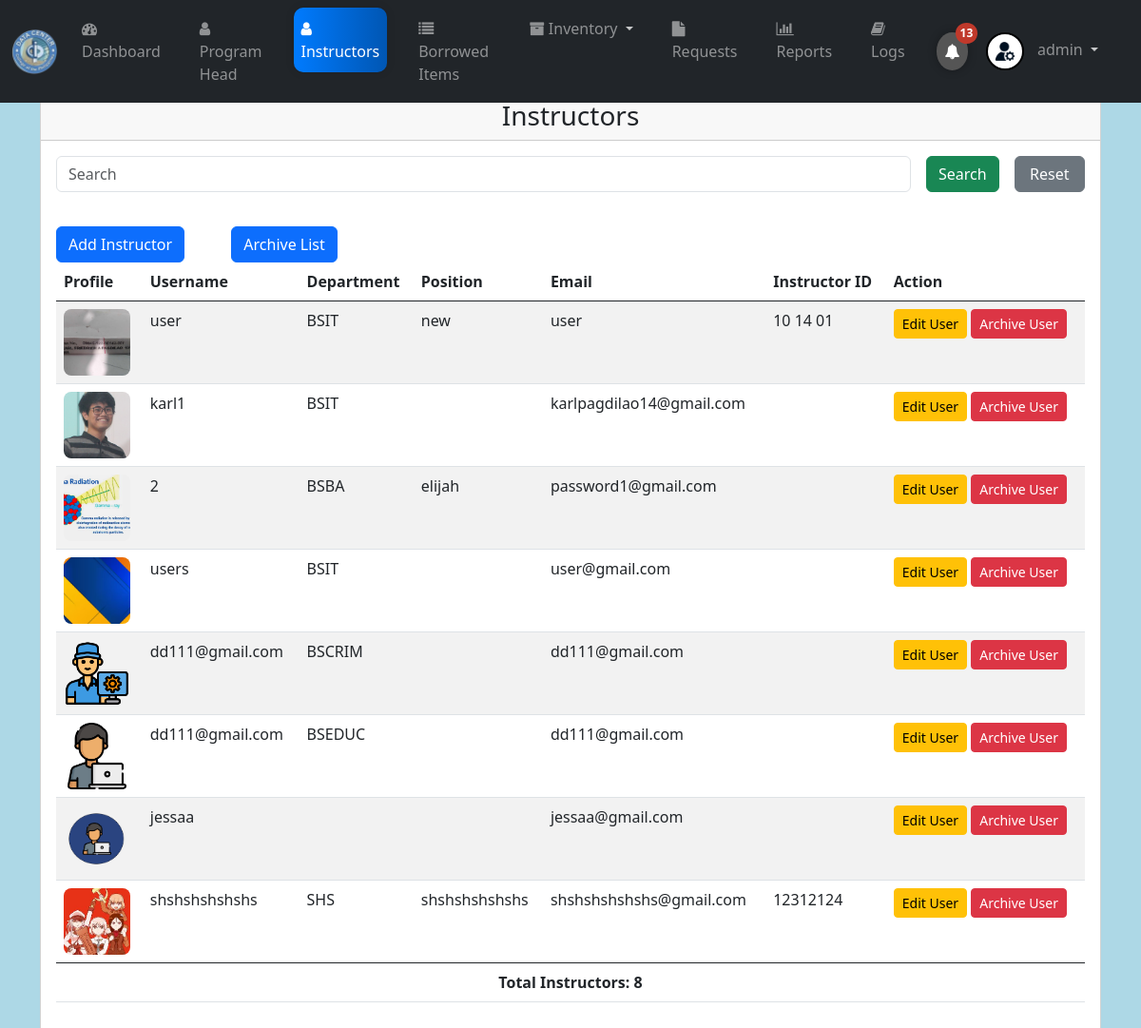
The app's page /instructor.php (signed in) with its own data.
### tables this page shows
CREATE TABLE `account` (
  `UID` int(11) NOT NULL,
  `username` text NOT NULL,
  `password` text NOT NULL,
  `email` text NOT NULL,
  `department` text NOT NULL,
  `position` text NOT NULL,
  `user_type` text NOT NULL,
  `image_path` varchar(255) NOT NULL,
  `iid` text NOT NULL,
  `iid_image` text NOT NULL
);

### instructor.php (the view, shortened to what this page needs)
<?php
include_once("config.php");
    $searchTerm = "";
    if(isset($_POST['search_btn'])) {
        $searchTerm = mysqli_real_escape_string($mysqli, $_POST['search']);
        $query = "SELECT * FROM account WHERE (username LIKE '%$searchTerm%' OR UID LIKE '%$searchTerm%' OR password LIKE '%$searchTerm%' OR email LIKE '%$searchTerm%') AND user_type LIKE 'user'";
        $rs = mysqli_query($mysqli, $query);
        if(!$rs) {
            die("Error in SQL query: " . mysqli_error($mysqli));
        }
    } elseif(isset($_POST['search_reset'])) {
        $searchTerm = "";
        $rs = mysqli_query($mysqli, "SELECT * FROM account  WHERE user_type = 'user' ");
        if(!$rs) {
            die("Error in SQL query: " . mysqli_error($mysqli));
        }
    } else {
        $rs = mysqli_query($mysqli, "SELECT * FROM account  WHERE user_type = 'user' ");
    }
?>
<!DOCTYPE html>
<html lang="en">
<head>
    <link href="https://cdn.jsdelivr.net/npm/bootstrap@5.0.2/dist/css/bootstrap.min.css" rel="stylesheet">
</head>
<body>
    <?php include("navigations.php"); ?>
    <div class="container mt-4">
        <div class="card">
            <div class="card-header">
                <h3 class="text-center">Instructors</h3>
            </div>
            <div class="card-body">
                <div class="row">
                    <div class="col-md-14 mb-3">
                        <form method="POST" class="search-form row g-3 align-items-center">
                            <div class="col-md-10">
                                <input class="form-control" type="text" name="search" placeholder="Search" value="<?php echo $searchTerm; ?>">
                            </div>
                            <div class="col">
                                <button class="btn btn-success search-btn" type="submit" name="search_btn">Search</button>
                            </div>
                            <div class="col">
                                <button class="btn btn-secondary reset-btn" type="submit" name="search_reset">Reset</button>
                            </div>
                        </form>
                    </div>
<div class="col-md-4">
    <div class="row">
        <div class="col">
            <a class="btn btn-primary" href="add_ins.php">Add Instructor</a>
        </div>
        <div class="col">
            <a class="btn btn-primary" href="archive_user_list.php">Archive List</a>
        </div>
    </div>
</div>
                </div>
                <div class="table-responsive">
                    <table class="table table-striped table-hover">
                        <thead>
                            <tr>
                                <th>Profile</th>
                                <th>Username</th>
                                <th>Department</th>
                                <th>Position</th>
                                <th>Email</th>
                                <th>Instructor ID</th>
                                <th align="center">Action</th>
                            </tr>
                        </thead>
                        <tbody>
                        <?php
$totalInstructor = 0;
if ($rs) {
    if (mysqli_num_rows($rs) > 0) {
        while ($res = mysqli_fetch_array($rs)) {
            $image_path = empty($res['image_path']) ? "uploads/anonymous.png" : $res['image_path'];
            ?>
            <tr>
                <td>
                    <img class="user-image" src="<?php echo $image_path; ?>" alt="<?php echo $res['username']; ?>">
                </td>
                <td><?php echo $res['username']; ?></td>
                <td><?php echo $res['department']; ?></td>
                <td><?php echo $res['position']; ?></td>
                <td><?php echo $res['email']; ?></td>
                <td><?php echo $res['iid']; ?></td>
                <td>
                    <a class="btn btn-warning btn-sm" href="edit_user.php?id=<?php echo $res['UID']; ?>">Edit User</a>
                    <a class="btn btn-danger btn-sm" onclick="deleteUserConfirmation(<?php echo $res['UID']; ?>);">Archive User</a>
                </td>
            </tr>
            <?php
            $totalInstructor++;
        }
    } else {
        echo "<tr><td colspan='7' class='text-center'>Search not found.</td></tr>";
    }
} else {
    echo "<tr><td colspan='7' class='text-center'>Error fetching user data: " . mysqli_error($mysqli) . "</td></tr>";
}
echo "<tfoot><tr><td colspan='7' align='center'><b>Total Instructors: $totalInstructor</b></td></tr></tfoot>";
?>
</tbody>
</table>
</div>
</div>
</div>
</div>
</body>
</html>

### instructor.php (style rules this page uses)
body { font-family: Arial, Helvetica, sans-serif; }
.card-header h3 { margin-bottom: 0; }
.search-form { margin-bottom: 20px; }
.search-form input[type="text"] { width: 100%; }
.search-btn, .reset-btn { width: 100%; }
.user-image { width: 70px; height: 70px; object-fit: cover; border-radius: 8px; cursor: pointer; }

### navigations.php (style rules this page uses)
body { font-family: Arial, sans-serif; background-color: #f8f9fa; margin: 0; padding: 0; display: flex; flex-direction: column; min-height: 100vh; color: #333; }

### records on screen
account: image_path (picture), username "user", department "BSIT", position "new", email "user", iid "10 14 01"
account: image_path (picture), username "karl1", department "BSIT", email "karlpagdilao14@gmail.com"
account: image_path (picture), username "2", department "BSBA", position "elijah", email "password1@gmail.com"
account: image_path (picture), username "users", department "BSIT", email "user@gmail.com"
account: image_path (picture), username "dd111@gmail.com", department "BSCRIM", email "dd111@gmail.com"
account: image_path (picture), username "dd111@gmail.com", department "BSEDUC", email "dd111@gmail.com"
account: image_path (picture), username "jessaa", email "jessaa@gmail.com"
account: image_path (picture), username "shshshshshshs", department "SHS", position "shshshshshshs", email "shshshshshshs@gmail.com", iid "12312124"

### other values on screen
$alerto "13"
$_SESSION['email'] "admin"
$totalInstructor "8"
